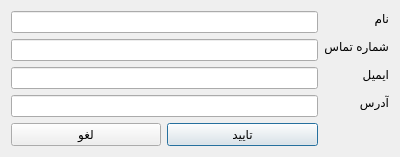
<?xml version="1.0" encoding="UTF-8"?>
<ui version="4.0">
 <class>ContactDialog</class>
 <widget class="QDialog" name="ContactDialog">
  <property name="windowModality">
   <enum>Qt::NonModal</enum>
  </property>
  <property name="geometry">
   <rect>
    <x>0</x>
    <y>0</y>
    <width>400</width>
    <height>153</height>
   </rect>
  </property>
  <property name="minimumSize">
   <size>
    <width>400</width>
    <height>150</height>
   </size>
  </property>
  <property name="windowTitle">
   <string>Dialog</string>
  </property>
  <property name="layoutDirection">
   <enum>Qt::RightToLeft</enum>
  </property>
  <property name="modal">
   <bool>true</bool>
  </property>
  <layout class="QFormLayout" name="formLayout">
   <property name="sizeConstraint">
    <enum>QLayout::SetMinAndMaxSize</enum>
   </property>
   <item row="0" column="0">
    <widget class="QLabel" name="label">
     <property name="sizePolicy">
      <sizepolicy hsizetype="Fixed" vsizetype="Fixed">
       <horstretch>0</horstretch>
       <verstretch>0</verstretch>
      </sizepolicy>
     </property>
     <property name="text">
      <string>نام</string>
     </property>
     <property name="alignment">
      <set>Qt::AlignLeading|Qt::AlignLeft|Qt::AlignVCenter</set>
     </property>
    </widget>
   </item>
   <item row="1" column="0">
    <widget class="QLabel" name="label_2">
     <property name="sizePolicy">
      <sizepolicy hsizetype="Fixed" vsizetype="Fixed">
       <horstretch>0</horstretch>
       <verstretch>0</verstretch>
      </sizepolicy>
     </property>
     <property name="layoutDirection">
      <enum>Qt::RightToLeft</enum>
     </property>
     <property name="text">
      <string>شماره تماس</string>
     </property>
     <property name="alignment">
      <set>Qt::AlignLeading|Qt::AlignLeft|Qt::AlignVCenter</set>
     </property>
    </widget>
   </item>
   <item row="1" column="1">
    <widget class="QLineEdit" name="phone">
     <property name="sizePolicy">
      <sizepolicy hsizetype="Expanding" vsizetype="Expanding">
       <horstretch>0</horstretch>
       <verstretch>0</verstretch>
      </sizepolicy>
     </property>
    </widget>
   </item>
   <item row="2" column="0">
    <widget class="QLabel" name="label_3">
     <property name="sizePolicy">
      <sizepolicy hsizetype="Fixed" vsizetype="Fixed">
       <horstretch>0</horstretch>
       <verstretch>0</verstretch>
      </sizepolicy>
     </property>
     <property name="text">
      <string>ایمیل</string>
     </property>
    </widget>
   </item>
   <item row="2" column="1">
    <widget class="QLineEdit" name="email">
     <property name="sizePolicy">
      <sizepolicy hsizetype="Expanding" vsizetype="Expanding">
       <horstretch>0</horstretch>
       <verstretch>0</verstretch>
      </sizepolicy>
     </property>
    </widget>
   </item>
   <item row="3" column="0">
    <widget class="QLabel" name="label_4">
     <property name="sizePolicy">
      <sizepolicy hsizetype="Fixed" vsizetype="Fixed">
       <horstretch>0</horstretch>
       <verstretch>0</verstretch>
      </sizepolicy>
     </property>
     <property name="text">
      <string>آدرس</string>
     </property>
    </widget>
   </item>
   <item row="3" column="1">
    <widget class="QLineEdit" name="address">
     <property name="sizePolicy">
      <sizepolicy hsizetype="Expanding" vsizetype="Expanding">
       <horstretch>0</horstretch>
       <verstretch>0</verstretch>
      </sizepolicy>
     </property>
    </widget>
   </item>
   <item row="4" column="1">
    <layout class="QHBoxLayout" name="horizontalLayout">
     <item>
      <widget class="QPushButton" name="button_ok">
       <property name="text">
        <string>تایید</string>
       </property>
      </widget>
     </item>
     <item>
      <widget class="QPushButton" name="button_cancel_2">
       <property name="text">
        <string>لغو</string>
       </property>
      </widget>
     </item>
    </layout>
   </item>
   <item row="0" column="1">
    <widget class="QLineEdit" name="name">
     <property name="sizePolicy">
      <sizepolicy hsizetype="Expanding" vsizetype="Expanding">
       <horstretch>0</horstretch>
       <verstretch>0</verstretch>
      </sizepolicy>
     </property>
    </widget>
   </item>
  </layout>
 </widget>
 <tabstops>
  <tabstop>button_ok</tabstop>
  <tabstop>button_cancel_2</tabstop>
 </tabstops>
 <resources/>
 <connections/>
</ui>
